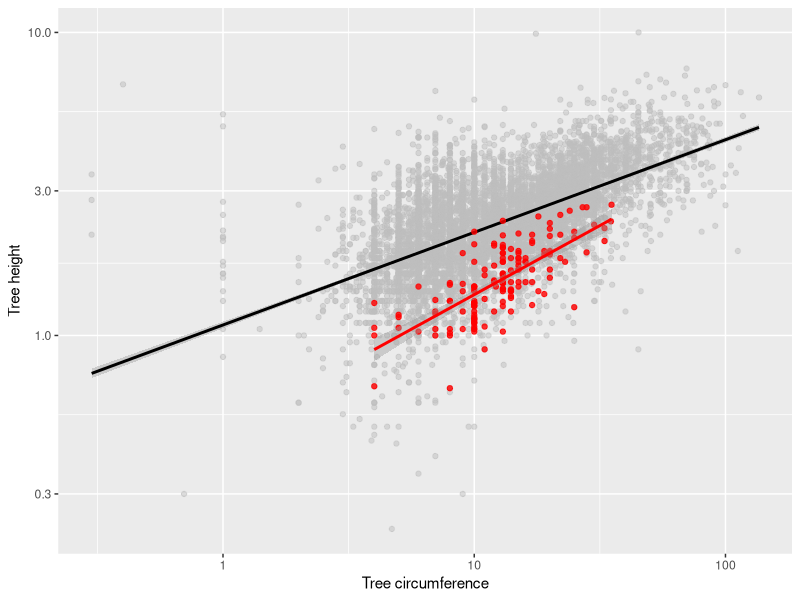

Here is the R script that generated this plot:
## ---- chunk 1
knitr::opts_chunk$set(echo = TRUE)
options(tinytex.clean = TRUE) # removes aux files after rendering to html
library(ggplot2)
library(readr)
## ---- chunk 2
trees <- read_tsv("../data-raw/TREE_SURVEYS.txt",
               col_types = list(HEIGHT = col_double(),
                                AXIS_2 = col_double()))
acacia <- read.csv(file = "../data-raw/ACACIA_DREPANOLOBIUM_SURVEY.txt",
         sep = "\t",
         na.strings = "dead")
## ---- chunk 3
str(trees)
## ---- chunk 4
str(acacia)
## ---- chunk 5
ggplot() +
  geom_point(data = trees, mapping = aes(x = CIRC, y = HEIGHT), color = "gray", alpha = 0.5) +
  scale_x_log10() +
  scale_y_log10() +
  geom_smooth(data = trees, mapping = aes(x = CIRC, y = HEIGHT), method = "lm", color = "black") +
  geom_point(data = acacia, mapping = aes(x = CIRC, y = HEIGHT), color = "red", alpha = 0.8) +
  geom_smooth(data = acacia, mapping = aes(x = CIRC, y = HEIGHT), method = "lm", color = "red") +
  labs(x = "Tree circumference", y = "Tree height")
